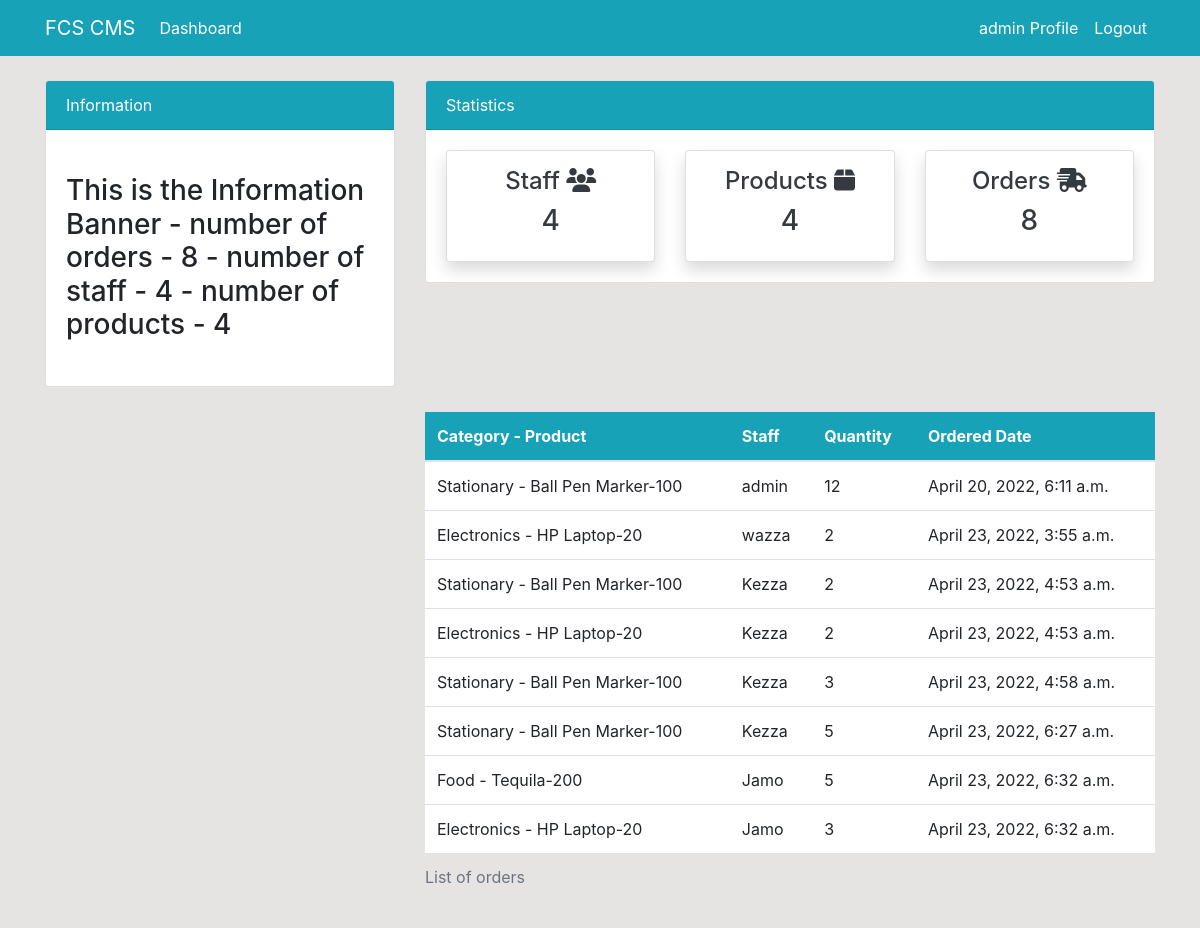
/order/ (signed in), run on the app's committed database.
### dashboard/models.py (models this page shows, shortened)
class Order(models.Model):
    product = models.ForeignKey(Product, on_delete=models.CASCADE, null=True)
    staff = models.ForeignKey(User, models.CASCADE, null=True)
    order_quantity = models.PositiveIntegerField(null= True)
    date = models.DateTimeField(auto_now_add=True)
    class Meta:
        verbose_name_plural = 'Order'

class Product(models.Model):
    name = models.CharField(max_length=100, null=True)
    category = models.CharField(max_length=20, choices=CATEGORY, null=True)
    quantity = models.PositiveIntegerField(null=True)
    class Meta:
        verbose_name_plural = 'Product'  # this is the name that will show in admin, not Products
    def __str__(self):
        return f'{self.name}-{self.quantity}'  # this is what displays in admin

### dashboard/views.py (the view)
# urls.py: path('order/', views.order, name='dashboard-order')
@login_required
def order(request):
    orders = Order.objects.all()
    orders_count = Order.objects.all().count()
    workers_count = User.objects.all().count()
    products_count = Product.objects.all().count()
    context = {
        'orders': orders,
        'workers_count': workers_count,
        'orders_count': orders_count,
        'products_count': products_count
    }
    return render(request, 'dashboard/order.html', context)

### templates/dashboard/order.html (shortened to what this page needs)
    {% extends 'partials/base.html' %}
    {% block content %}
     {% include 'partials/topnav.html' %}
<div class="container">
  <div class="row my-4">
    <div class="col-md-4">
    </div>
    <div class="col-md-8">
      <table class="table caption-top bg-white">
        <caption>List of orders</caption>
        <thead class="bg-info">
          <tr class="text-white">
            <th scope="col">Category - Product</th>
            <th scope="col">Staff</th>
            <th scope="col">Quantity</th>
            <th scope="col">Ordered Date</th>
          </tr>
        </thead>
        <tbody>
        {% for orders in orders %}
          <tr>
            <td>{{ orders.product.category }} - {{ orders.product }} </td>
            <td>{{ orders.staff.username }}</td>
            <td>{{ orders.order_quantity }}</td>
            <td>{{ orders.date }}</td>
          </tr>
        {% endfor %}
        </tbody>
      </table>
    </div>
  </div>
</div>
    {% endblock %}

### templates/partials/nav.html (shortened to what this page needs)
    <nav class="navbar navbar-expand-lg navbar-light bg-info">
        {% if user.is_authenticated %}
        <div class="container">
        <a class="navbar-brand text-white" href="{% url 'dashboard-index' %}">FCS CMS</a>
        <div class="collapse navbar-collapse" id="navbarSupportedContent">
          <ul class="navbar-nav mr-auto">
            <li class="nav-item active">
              <a class="nav-link text-white" href="{% url 'dashboard-index' %}">Dashboard <span class="sr-only">(current)</span></a>
            </li>
          </ul>
          <ul class="navbar-nav ml-auto">
            <li class="nav-item active mr-auto">
              <a class="nav-link text-white" href="{% url 'user-profile' %} ">{{ user.username }} Profile <span class="sr-only">(current)</span></a>
            </li>
            <li class="nav-item ">
              <a class="nav-link text-white" href="{% url 'user-logout' %}">Logout</a>
            </li>
          </ul>
            {% endif %}
        </div>
    </div>
  </nav>

### static/style.css (style rules this page uses)
body { background-color: rgb(230, 227, 227); }

### data on the page
Order: product.category "Stationary", product "Ball Pen Marker-100", staff.username "admin", order_quantity "12", date "April 20, 2022, 6:11 a.m."
Order: product.category "Electronics", product "HP Laptop-20", staff.username "wazza", order_quantity "2", date "April 23, 2022, 3:55 a.m."
Order: product.category "Stationary", product "Ball Pen Marker-100", staff.username "Kezza", order_quantity "2", date "April 23, 2022, 4:53 a.m."
Order: product.category "Electronics", product "HP Laptop-20", staff.username "Kezza", order_quantity "2", date "April 23, 2022, 4:53 a.m."
Order: product.category "Stationary", product "Ball Pen Marker-100", staff.username "Kezza", order_quantity "3", date "April 23, 2022, 4:58 a.m."
Order: product.category "Stationary", product "Ball Pen Marker-100", staff.username "Kezza", order_quantity "5", date "April 23, 2022, 6:27 a.m."
Order: product.category "Food", product "Tequila-200", staff.username "Jamo", order_quantity "5", date "April 23, 2022, 6:32 a.m."
Order: product.category "Electronics", product "HP Laptop-20", staff.username "Jamo", order_quantity "3", date "April 23, 2022, 6:32 a.m."

### other printed values
{{ user.username }} "admin"
{{ orders_count }} "8"
{{ workers_count }} "4"
{{ products_count }} "4"
